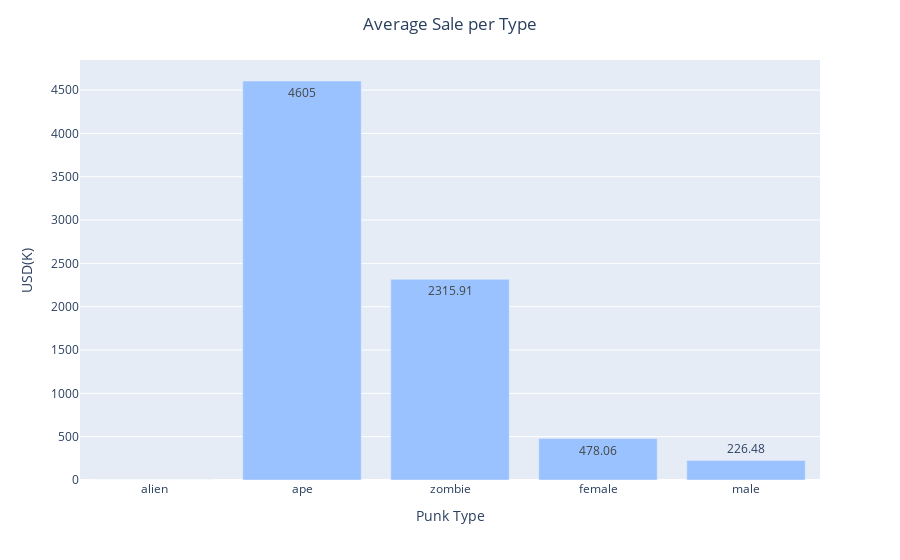

Here is the notebook cell this chart was saved with:
### Code cell
# bar plot of average sales (in last 6 months) per punk type
type_names = ['alien', 'ape', 'zombie', 'female', 'male']

fig = px.bar(indiv, 
             x= type_names,
             y= [0, 4605.00, 2315.91, 478.06, 226.48],
             text = [0, 4605, 2315.91, 478.06, 226.48],
             color_discrete_sequence = ['#99c2ff'],
             labels={'x': 'Punk Type', 'y': 'USD(K)'})
fig.update_layout(title = 'Average Sale per Type', title_x=.5)
fig.show()

### Figure 1 — Plotly figure (JSON) as saved in the notebook; plotly's stock layout.template omitted (floating-point values rounded to 4 significant figures)
{"data": [{"alignmentgroup": "True", "hovertemplate": "Punk Type=%{x}<br>USD(K)=%{y}<br>text=%{text}<extra></extra>", "legendgroup": "", "marker": {"color": "#99c2ff", "pattern": {"shape": ""}}, "name": "", "offsetgroup": "", "orientation": "v", "showlegend": false, "text": [0, 4605, 2316.0, 478.1, 226.5], "textposition": "auto", "type": "bar", "x": ["alien", "ape", "zombie", "female", "male"], "xaxis": "x", "y": [0, 4605, 2316.0, 478.1, 226.5], "yaxis": "y"}], "layout": {"autosize": true, "barmode": "relative", "legend": {"tracegroupgap": 0}, "margin": {"t": 60}, "title": {"text": "Average Sale per Type", "x": 0.5}, "xaxis": {"anchor": "y", "autorange": true, "domain": [0, 1], "range": [-0.5, 4.5], "title": {"text": "Punk Type"}, "type": "category"}, "yaxis": {"anchor": "x", "autorange": true, "domain": [0, 1], "range": [0, 4847.0], "title": {"text": "USD(K)"}, "type": "linear"}}}
